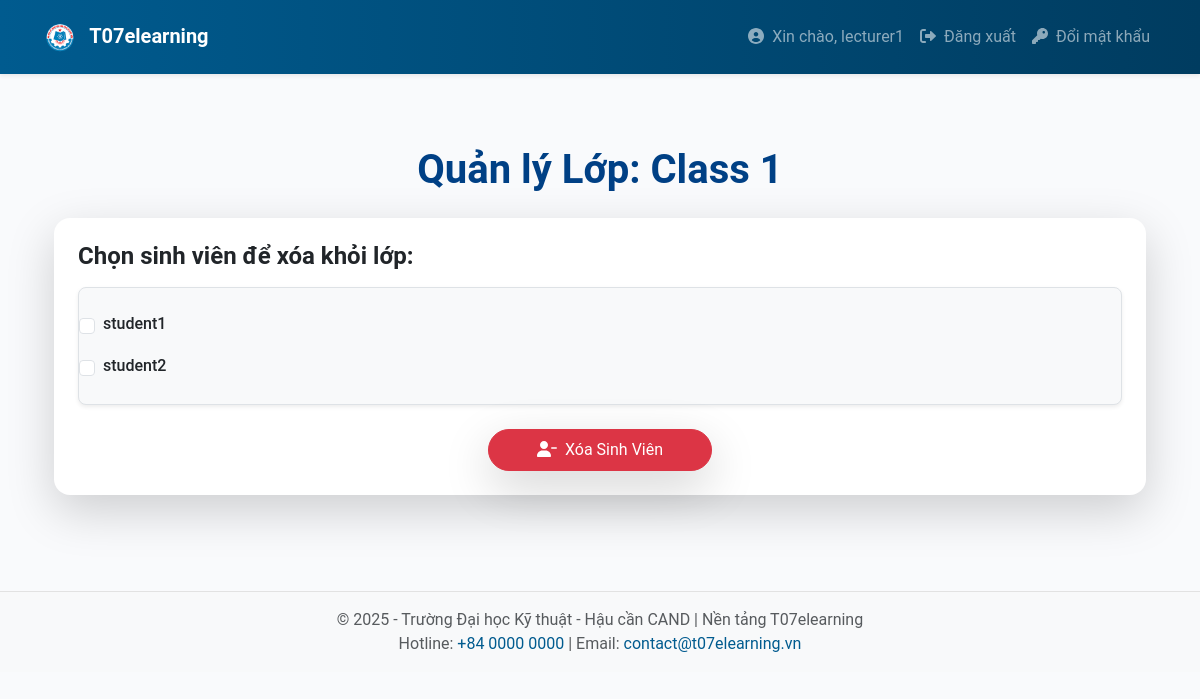
/lecturer/class/manage/1 (signed in), run on an earlier commit of the app's database.
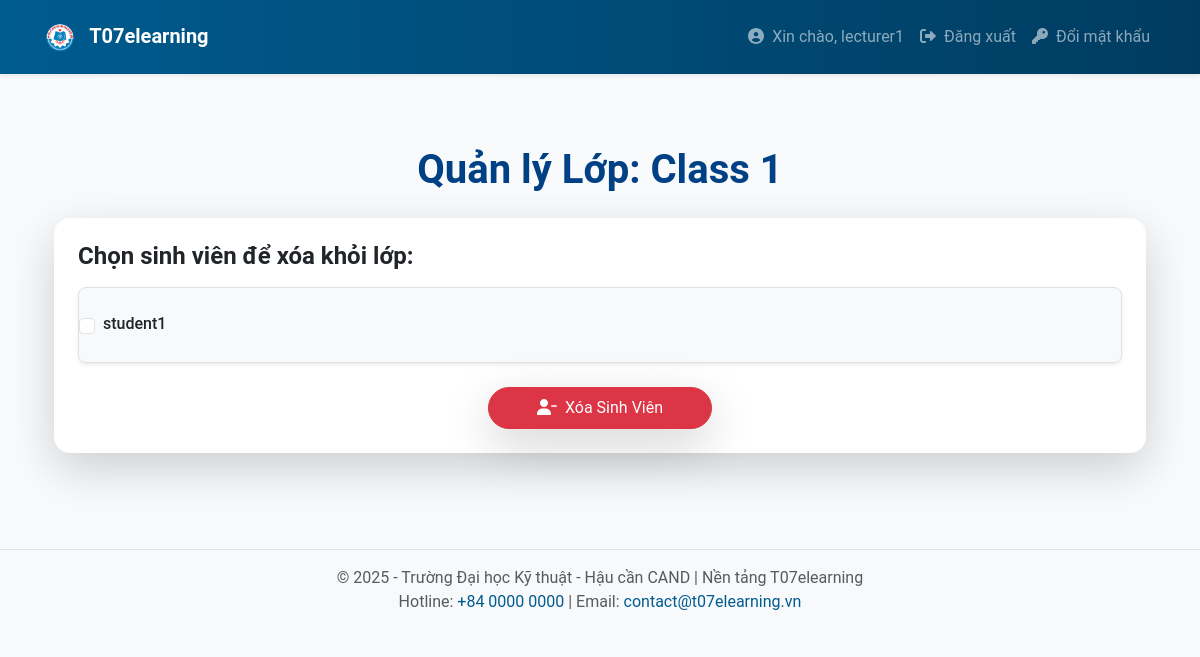
And on a later commit of the database.
### app/models.py (models this page shows, shortened)
class User(UserMixin, db.Model):
    __tablename__ = 'users'
    id = db.Column(db.Integer, primary_key=True)
    username = db.Column(db.String(64), unique=True, nullable=False)
    email = db.Column(db.String(120), unique=True, nullable=False)
    password_hash = db.Column(db.String(128), nullable=False)
    registered_on = db.Column(db.DateTime, default=datetime.utcnow)
    last_seen = db.Column(db.DateTime, default=datetime.utcnow, onupdate=datetime.utcnow)
    roles = db.relationship('Role', secondary='user_roles', back_populates='users')
    courses = db.relationship('Course', backref='lecturer', lazy='dynamic')
    enrollments = db.relationship('Enrollment', backref='student', lazy='dynamic')
    submissions = db.relationship('Submission', backref='student', lazy='dynamic')
    notifications = db.relationship('Notification', backref='user', lazy='dynamic')
    def is_lecturer(self):
        return any(role.name == 'lecturer' for role in self.roles)

### app/lecturer/routes.py (the view, shortened to what this page needs)
@bp.route('/class/manage/<int:class_id>', methods=['GET', 'POST'])
@login_required
def manage_class(class_id):
    if not current_user.is_lecturer():
        flash('Bạn không có quyền truy cập trang này.')
        return redirect(url_for('main.index'))
    class_ = Class.query.get_or_404(class_id)
    students = [enrollment.student for enrollment in class_.enrollments]
    return render_template('lecturer/manage_class.html', class_=class_, students=students)

### app/templates/lecturer/manage_class.html (shortened to what this page needs)
{% extends "base.html" %} {% block content %}
<div class="container py-5">
  <h1 class="mb-4 text-center fw-bold text-deepblue">
    Quản lý Lớp: {{ class_.name }}
  </h1>
  <div class="card shadow-lg border-0 rounded-4 p-4 bg-white">
    <form method="POST">
      <h4 class="mb-3 text-dark fw-semibold">
        Chọn sinh viên để xóa khỏi lớp:
      </h4>
      <div
        class="border rounded-3 p-3 bg-light shadow-sm overflow-auto"
        style="max-height: 300px"
      >
        {% for student in students %}
        <div
          class="form-check d-flex align-items-center p-2 rounded-3 hover-bg-light select-effect"
        >
          <input
            type="checkbox"
            name="students"
            value="{{ student.id }}"
            id="student-{{ student.id }}"
            class="form-check-input me-2"
          />
          <label
            for="student-{{ student.id }}"
            class="form-check-label fw-medium w-100 text-start"
          >
            {{ student.username }}
          </label>
        </div>
        {% endfor %}
      </div>
      <div class="text-center mt-4">
        <button
          type="submit"
          class="btn btn-danger px-5 py-2 shadow-lg rounded-pill"
        >
          <i class="fas fa-user-minus me-2"></i>Xóa Sinh Viên
        </button>
      </div>
    </form>
  </div>
</div>
{% endblock %}

What changed in the data, as far as the page shows it:
no longer on this page (row edited): User: username "student2"
